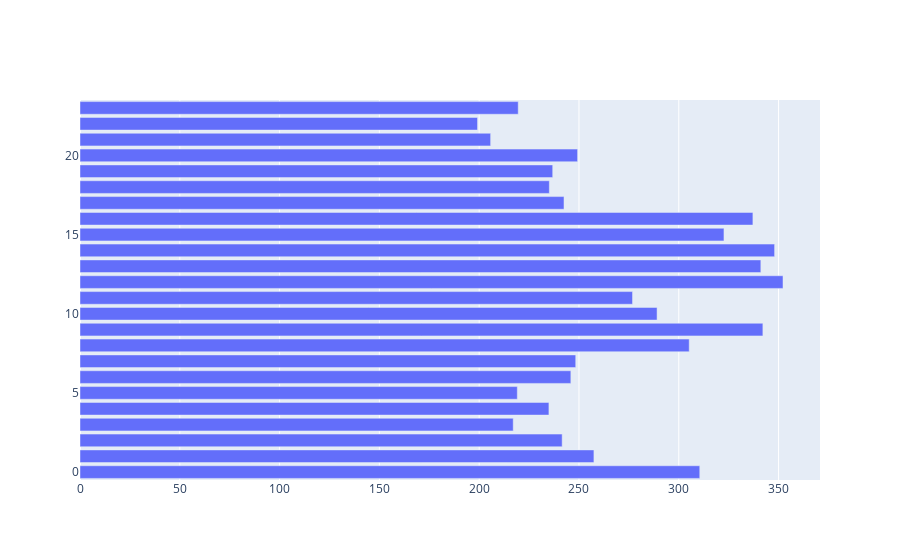

The notebook cell this image was saved under:
### Code cell
fig = go.Figure()
fig.add_trace(go.Bar(x=data.groupby('hours', as_index=False).agg({'volume': 'mean'})['volume'], name='Volume'))
fig.show()

### Figure 1 — Plotly figure (JSON) as saved in the notebook; plotly's stock layout.template omitted (floating-point values rounded to 4 significant figures)
{"data": [{"name": "Volume", "type": "bar", "x": [310.5, 257.5, 241.6, 217.1, 234.9, 219.1, 245.9, 248.4, 305.2, 342.1, 289.1, 276.8, 352.2, 341.1, 348.0, 322.6, 337.1, 242.5, 235.1, 236.8, 249.3, 205.7, 199.2, 219.6]}], "layout": {}}
